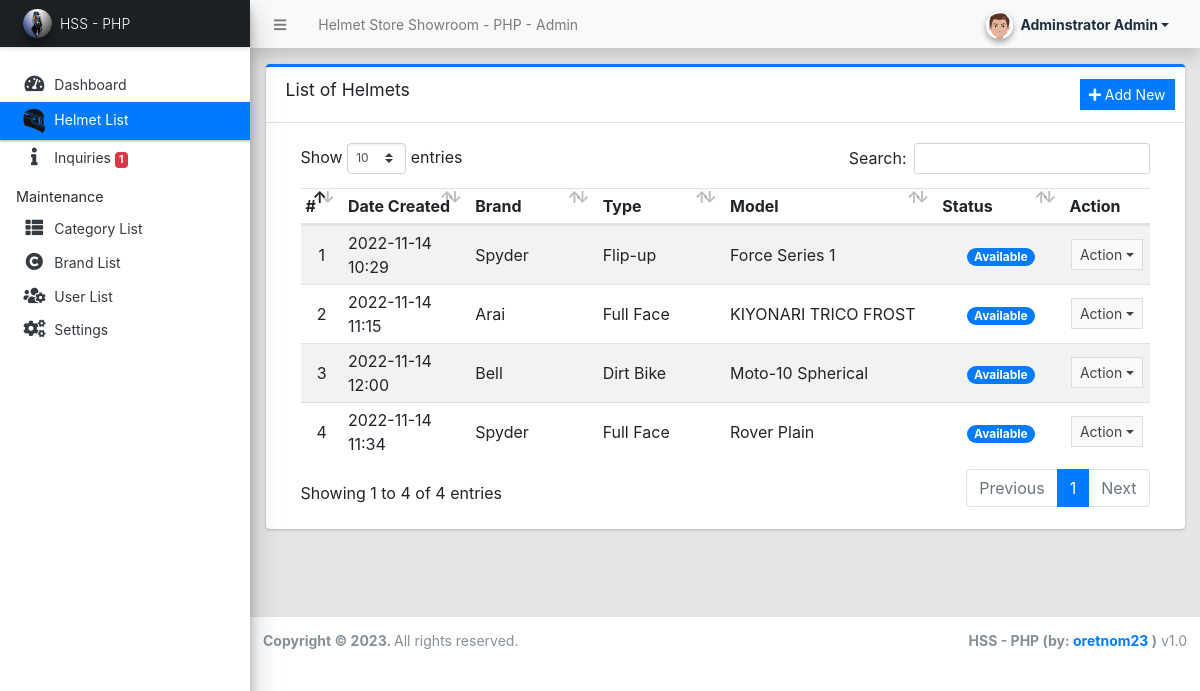
Page /admin/?page=products (signed in) on the committed database.
### tables this page shows
CREATE TABLE `helmet_list` (
  `id` int(30) NOT NULL,
  `brand_id` int(30) NOT NULL,
  `category_id` int(30) NOT NULL,
  `price` float NOT NULL DEFAULT 0,
  `product_title` text NOT NULL,
  `description` text NOT NULL,
  `color` varchar(250) NOT NULL,
  `status` tinyint(1) NOT NULL DEFAULT 0,
  `date_created` datetime NOT NULL DEFAULT current_timestamp(),
  `date_updated` datetime DEFAULT NULL ON UPDATE current_timestamp()
);

### config.php (called while the page is built, shortened)
<?php
require_once('classes/DBConnection.php');
require_once('classes/SystemSettings.php');
function validate_image($file){
	if(!empty($file)){
        $ex = explode('?',$file);
        $file = $ex[0];
        $param =  isset($ex[1]) ? '?'.$ex[1]  : '';
		if(is_file(base_app.$file)){
			return base_url.$file.$param;
		}else{
			return base_url.'dist/img/no-image-available.png';
		}
	}else{
		return base_url.'dist/img/no-image-available.png';
	}
}
function isMobileDevice(){
    $aMobileUA = array(
        '/iphone/i' => 'iPhone',
        '/ipod/i' => 'iPod',
        '/ipad/i' => 'iPad',
        '/android/i' => 'Android',
        '/blackberry/i' => 'BlackBerry',
        '/webos/i' => 'Mobile'
    );
    return false;
}
?>

### classes/DBConnection.php (called while the page is built, shortened)
<?php
class DBConnection{
    private $host = DB_SERVER;
    private $username = DB_USERNAME;
    private $password = DB_PASSWORD;
    private $database = DB_NAME;
    public $conn;
    public function __construct(){
        if (!isset($this->conn)) {
            $this->conn = new mysqli($this->host, $this->username, $this->password, $this->database);
        }
    }
}
?>

### classes/SystemSettings.php (called while the page is built, shortened)
<?php
class SystemSettings extends DBConnection{
	function userdata($field = ''){
		if(!empty($field)){
			if(isset($_SESSION['userdata'][$field]))
				return $_SESSION['userdata'][$field];
			else
				return null;
		}else{
			return false;
		}
	}
	function info($field=''){
		if(!empty($field)){
			if(isset($_SESSION['system_info'][$field]))
				return $_SESSION['system_info'][$field];
			else
				return false;
		}else{
			return false;
		}
	}
}
$_settings = new SystemSettings();
?>

### admin/products/index.php (the view, shortened to what this page needs)
<div class="card card-outline card-primary">
	<div class="card-header">
		<h3 class="card-title">List of Helmets</h3>
		<div class="card-tools">
			<a href="./?page=products/manage_product" id="create_new" class="btn btn-flat btn-sm btn-primary"><span class="fas fa-plus"></span>  Add New</a>
		</div>
	</div>
	<div class="card-body">
		<div class="container-fluid">
        <div class="container-fluid">
			<table class="table table-hover table-striped">
				<colgroup>
					<col width="5%">
					<col width="15%">
					<col width="15%">
					<col width="15%">
					<col width="25%">
					<col width="15%">
					<col width="10%">
				</colgroup>
				<thead>
					<tr>
						<th>#</th>
						<th>Date Created</th>
						<th>Brand</th>
						<th>Type</th>
						<th>Model</th>
						<th>Status</th>
						<th>Action</th>
					</tr>
				</thead>
				<tbody>
					<?php
						$i = 1;
                        $bwhere = "";
                        $brand_qry = $conn->query("SELECT id,`name` FROM `brand_list` where id in (SELECT brand_id from `helmet_list` {$bwhere}) ");
                        $brand_res = $brand_qry->fetch_all(MYSQLI_ASSOC);
                        $brand_arr = array_column($brand_res,'name','id');
						$category_qry = $conn->query("SELECT id,`name` FROM `category_list` where id in (SELECT category_id from `helmet_list` {$bwhere}) ");
                        $category_res = $category_qry->fetch_all(MYSQLI_ASSOC);
                        $category_arr = array_column($category_res,'name','id');
						$qry = $conn->query("SELECT * from `helmet_list` {$bwhere} order by `product_title` asc ");
						while($row = $qry->fetch_assoc()):
					?>
						<tr>
							<td class="text-center"><?php echo $i++; ?></td>
							<td class=""><?php echo date("Y-m-d H:i",strtotime($row['date_created'])) ?></td>
							<td class=""><?php echo ucwords($brand_arr[$row['brand_id']] ? $brand_arr[$row['brand_id']] : "") ?></td>
							<td class=""><?php echo ucwords($category_arr[$row['category_id']] ? $category_arr[$row['category_id']] : "") ?></td>
							<td class=""><?php echo ucwords($row['product_title']) ?></td>
							<td class="text-center">
                                <?php
                                    switch($row['status']){
                                        case '0':
                                            echo "<span class='badge badge-success bg-primary badge-pill'>Available</span>";
                                            break;
                                    }
                                ?>
                            </td>
							<td align="center">
								 <button type="button" class="btn btn-flat btn-default btn-sm dropdown-toggle dropdown-icon" data-toggle="dropdown">
				                  		Action
				                  </button>
							</td>
						</tr>
					<?php endwhile; ?>
				</tbody>
			</table>
		</div>
		</div>
	</div>
</div>

### admin/index.php (shortened to what this page needs)
<?php require_once('../config.php'); ?>
 <!DOCTYPE html>
<html lang="en" class="" style="height: auto;">
<?php require_once('inc/header.php') ?>
  <body class="sidebar-mini layout-fixed control-sidebar-slide-open layout-navbar-fixed sidebar-mini-md sidebar-mini-xs" data-new-gr-c-s-check-loaded="14.991.0" data-gr-ext-installed="" style="height: auto;">
    <div class="wrapper">
     <?php require_once('inc/topBarNav.php') ?>
     <?php require_once('inc/navigation.php') ?>
     <?php $page = isset($_GET['page']) ? $_GET['page'] : 'home';  ?>
      <div class="content-wrapper pt-3" style="min-height: 567.854px;">
        <section class="content ">
          <div class="container-fluid">
            <?php
              if(!file_exists($page.".php") && !is_dir($page)){
                  include '404.html';
              }else{
                if(is_dir($page))
                  include $page.'/index.php';
                else
                  include $page.'.php';
              }
            ?>
          </div>
        </section>
      </div>
      <?php require_once('inc/footer.php') ?>
  </body>
</html>

### admin/inc/header.php (shortened to what this page needs)
<head>
    <link rel="stylesheet" href="<?php echo base_url ?>plugins/fontawesome-free/css/all.min.css">
    <link rel="stylesheet" href="<?php echo base_url ?>plugins/tempusdominus-bootstrap-4/css/tempusdominus-bootstrap-4.min.css">
  <link rel="stylesheet" href="<?php echo base_url ?>plugins/datatables-bs4/css/dataTables.bootstrap4.min.css">
  <link rel="stylesheet" href="<?php echo base_url ?>plugins/datatables-responsive/css/responsive.bootstrap4.min.css">
  <link rel="stylesheet" href="<?php echo base_url ?>plugins/datatables-buttons/css/buttons.bootstrap4.min.css">
  <link rel="stylesheet" href="<?php echo base_url ?>plugins/select2/css/select2.min.css">
  <link rel="stylesheet" href="<?php echo base_url ?>plugins/select2-bootstrap4-theme/select2-bootstrap4.min.css">
    <link rel="stylesheet" href="<?php echo base_url ?>plugins/icheck-bootstrap/icheck-bootstrap.min.css">
    <link rel="stylesheet" href="<?php echo base_url ?>plugins/jqvmap/jqvmap.min.css">
    <link rel="stylesheet" href="<?php echo base_url ?>dist/css/adminlte.css">
    <link rel="stylesheet" href="<?php echo base_url ?>dist/css/custom.css">
    <link rel="stylesheet" href="<?php echo base_url ?>plugins/overlayScrollbars/css/OverlayScrollbars.min.css">
    <link rel="stylesheet" href="<?php echo base_url ?>plugins/daterangepicker/daterangepicker.css">
    <link rel="stylesheet" href="<?php echo base_url ?>plugins/summernote/summernote-bs4.min.css">
  <link rel="stylesheet" href="<?php echo base_url ?>plugins/sweetalert2-theme-bootstrap-4/bootstrap-4.min.css">
  </head>

### admin/inc/topBarNav.php (shortened to what this page needs)
<nav class="main-header navbar navbar-expand navbar-light border border-light border-top-0  border-left-0 border-right-0 navbar-light text-sm bg-light shadow">
  <ul class="navbar-nav">
    <li class="nav-item">
    <a class="nav-link" data-widget="pushmenu" href="#" role="button"><i class="fas fa-bars"></i></a>
    </li>
    <li class="nav-item d-none d-sm-inline-block">
      <a href="<?php echo base_url ?>" class="nav-link"><?php echo (!isMobileDevice()) ? $_settings->info('name'):$_settings->info('short_name'); ?> - Admin</a>
    </li>
  </ul>
  <ul class="navbar-nav ml-auto">
    <li class="nav-item">
      <div class="btn-group nav-link">
            <button type="button" class="btn btn-rounded badge badge-light dropdown-toggle dropdown-icon" data-toggle="dropdown">
              <span><img src="<?php echo validate_image($_settings->userdata('avatar')) ?>" class="img-circle elevation-2 user-img" alt="User Image"></span>
              <span class="ml-3"><?php echo ucwords($_settings->userdata('firstname').' '.$_settings->userdata('lastname')) ?></span>
            </button>
        </div>
    </li>
  </ul>
</nav>

### admin/inc/navigation.php (shortened to what this page needs)
<aside class="main-sidebar sidebar-light-primary elevation-4 sidebar-no-expand">
  <a href="<?php echo base_url ?>admin" class="brand-link bg-dark text-sm shadow-sm">
  <img src="<?php echo validate_image($_settings->info('logo'))?>" alt="Store Logo" class="brand-image img-circle elevation-3 bg-black" style="width: 1.8rem;height: 1.8rem;max-height: unset;object-fit:scale-down;object-position:center center">
  <span class="brand-text font-weight-light"><?php echo $_settings->info('short_name') ?></span>
  </a>
  <div class="sidebar os-host os-theme-light os-host-overflow os-host-overflow-y os-host-resize-disabled os-host-transition os-host-scrollbar-horizontal-hidden">
    <div class="os-content-glue" style="margin: 0px -8px; width: 249px; height: 646px;"></div>
    <div class="os-padding">
      <div class="os-viewport os-viewport-native-scrollbars-invisible" style="overflow-y: scroll;">
        <div class="os-content" style="padding: 0px 8px; height: 100%; width: 100%;">
          <nav class="mt-4">
             <ul class="nav nav-pills nav-sidebar flex-column text-sm nav-compact nav-flat nav-child-indent nav-collapse-hide-child" data-widget="treeview" role="menu" data-accordion="false">
              <li class="nav-item dropdown">
                <a href="./" class="nav-link nav-home">
                  <i class="nav-icon fas fa-tachometer-alt"></i>
                  <p>
                    Dashboard
                  </p>
                </a>
              </li>
              <li class="nav-item">
                <a href="<?php echo base_url ?>admin/?page=products" class="nav-link nav-products">
                  <img class="nav-icon" src="<?= base_url.('dist/img/helmet-icon.png') ?>">
                  <p>
                    Helmet List
                  </p>
                </a>
              </li>
              <li class="nav-item">
                <a href="<?php echo base_url ?>admin/?page=inquiry" class="nav-link nav-inquiry">
                  <i class="nav-icon fas fa-info"></i>
                  <?php
                  $inquiries_unread = $conn->query("SELECT * FROM `inquiry_list` where `status` = 0")->num_rows;
                  $inquiries_unread = $inquiries_unread > 0 ? number_format($inquiries_unread) : '';
                  ?>
                  <p>
                    Inquiries <span class="badge badge-danger"><?= $inquiries_unread ?></span>
                  </p>
                </a>
              </li>
              <?php if($_settings->userdata('type') == 1): ?>
              <li class="nav-header">Maintenance</li>
              <li class="nav-item dropdown">
                <a href="<?php echo base_url ?>admin/?page=categories" class="nav-link nav-categories">
                  <i class="nav-icon fas fa-th-list"></i>
                  <p>
                    Category List
                  </p>
                </a>
              </li>
              <li class="nav-item dropdown">
                <a href="<?php echo base_url ?>admin/?page=brands" class="nav-link nav-brands">
                  <i class="nav-icon fas fa-copyright"></i>
                  <p>
                    Brand List
                  </p>
                </a>
              </li>
              <li class="nav-item dropdown">
                <a href="<?php echo base_url ?>admin/?page=user/list" class="nav-link nav-user_list">
                  <i class="nav-icon fas fa-users-cog"></i>
                  <p>
                    User List
                  </p>
                </a>
              </li>
              <li class="nav-item dropdown">
                <a href="<?php echo base_url ?>admin/?page=system_info" class="nav-link nav-system_info">
                  <i class="nav-icon fas fa-cogs"></i>
                  <p>
                    Settings
                  </p>
                </a>
              </li>
              <?php endif; ?>
            </ul>
          </nav>
        </div>
      </div>
    </div>
  </div>
</aside>

### admin/inc/footer.php (shortened to what this page needs)
<footer class="main-footer text-sm">
        <strong>Copyright © <?php echo date('Y') ?>.
        </strong>
        All rights reserved.
        <div class="float-right d-none d-sm-inline-block">
          <b><?php echo $_settings->info('short_name') ?> (by: <a href="mailto:oretnom23@gmail.com" target="blank">oretnom23</a> )</b> v1.0
        </div>
      </footer>
    </div>

### admin/inc/topBarNav.php (style rules this page uses)
.user-img { position: absolute; height: 27px; width: 27px; object-fit: cover; left: -7%; top: -12%; }
.btn-rounded { border-radius: 50px; }

### rows in the picture
helmet_list: date_created "2022-11-14 10:29", brand "Spyder", category "Flip-up", product_title "Force Series 1", status "Available"
helmet_list: date_created "2022-11-14 11:15", brand "Arai", category "Full Face", product_title "KIYONARI TRICO FROST", status "Available"
helmet_list: date_created "2022-11-14 12:00", brand "Bell", category "Dirt Bike", product_title "Moto-10 Spherical", status "Available"
helmet_list: date_created "2022-11-14 11:34", brand "Spyder", category "Full Face", product_title "Rover Plain", status "Available"

### other values in the picture
$_settings->info('name') "Helmet Store Showroom - PHP"
$_settings->userdata('firstname').' '.$_settings->userdata('lastname') "Adminstrator Admin"
$_settings->info('short_name') "HSS - PHP"
$inquiries_unread "1"
